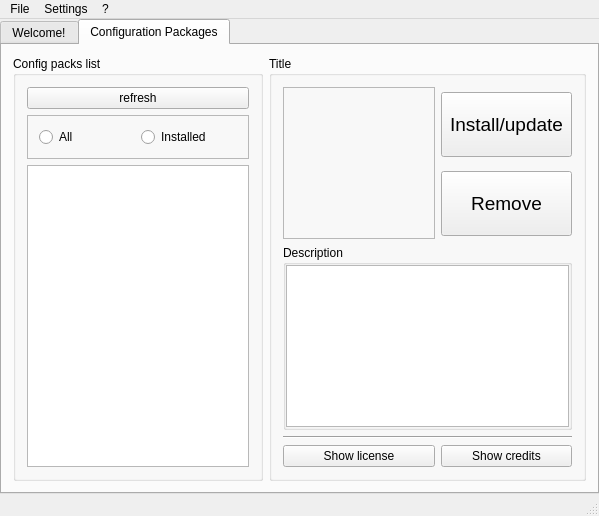
<?xml version="1.0" encoding="UTF-8"?>
<ui version="4.0">
 <class>MainWindow</class>
 <widget class="QMainWindow" name="MainWindow">
  <property name="geometry">
   <rect>
    <x>0</x>
    <y>0</y>
    <width>599</width>
    <height>516</height>
   </rect>
  </property>
  <property name="windowTitle">
   <string>PGE Content manager</string>
  </property>
  <widget class="QWidget" name="centralWidget">
   <layout class="QGridLayout" name="gridLayout_8">
    <property name="leftMargin">
     <number>0</number>
    </property>
    <property name="topMargin">
     <number>0</number>
    </property>
    <property name="rightMargin">
     <number>0</number>
    </property>
    <property name="bottomMargin">
     <number>0</number>
    </property>
    <property name="spacing">
     <number>0</number>
    </property>
    <item row="0" column="0">
     <widget class="QMenuBar" name="menuBar">
      <widget class="QMenu" name="menuFile">
       <property name="title">
        <string>File</string>
       </property>
       <addaction name="actionExit"/>
      </widget>
      <widget class="QMenu" name="menuSettings">
       <property name="title">
        <string>Settings</string>
       </property>
       <addaction name="actionConnection"/>
       <addaction name="actionRepositories"/>
      </widget>
      <widget class="QMenu" name="menu">
       <property name="title">
        <string>?</string>
       </property>
       <addaction name="actionHelp"/>
       <addaction name="actionAbout"/>
      </widget>
      <addaction name="menuFile"/>
      <addaction name="menuSettings"/>
      <addaction name="menu"/>
     </widget>
    </item>
    <item row="1" column="0">
     <widget class="QTabWidget" name="tabs">
      <property name="currentIndex">
       <number>1</number>
      </property>
      <widget class="QWidget" name="welcome">
       <attribute name="title">
        <string>Welcome!</string>
       </attribute>
       <layout class="QGridLayout" name="gridLayout_6">
        <item row="2" column="1">
         <widget class="QPushButton" name="config_packs">
          <property name="minimumSize">
           <size>
            <width>146</width>
            <height>65</height>
           </size>
          </property>
          <property name="font">
           <font>
            <pointsize>12</pointsize>
           </font>
          </property>
          <property name="text">
           <string>Manage Configuration packages</string>
          </property>
         </widget>
        </item>
        <item row="1" column="0" colspan="3">
         <widget class="QLabel" name="label">
          <property name="minimumSize">
           <size>
            <width>0</width>
            <height>226</height>
           </size>
          </property>
          <property name="font">
           <font>
            <pointsize>17</pointsize>
           </font>
          </property>
          <property name="text">
           <string>Welcome to content manager of
Platform Game Engine!</string>
          </property>
          <property name="alignment">
           <set>Qt::AlignCenter</set>
          </property>
         </widget>
        </item>
        <item row="2" column="2">
         <spacer name="horizontalSpacer_2">
          <property name="orientation">
           <enum>Qt::Horizontal</enum>
          </property>
          <property name="sizeHint" stdset="0">
           <size>
            <width>40</width>
            <height>20</height>
           </size>
          </property>
         </spacer>
        </item>
        <item row="2" column="0">
         <spacer name="horizontalSpacer">
          <property name="orientation">
           <enum>Qt::Horizontal</enum>
          </property>
          <property name="sizeHint" stdset="0">
           <size>
            <width>40</width>
            <height>20</height>
           </size>
          </property>
         </spacer>
        </item>
        <item row="3" column="0" colspan="3">
         <spacer name="verticalSpacer">
          <property name="orientation">
           <enum>Qt::Vertical</enum>
          </property>
          <property name="sizeHint" stdset="0">
           <size>
            <width>20</width>
            <height>40</height>
           </size>
          </property>
         </spacer>
        </item>
       </layout>
      </widget>
      <widget class="QWidget" name="configpacks">
       <attribute name="title">
        <string>Configuration Packages</string>
       </attribute>
       <layout class="QGridLayout" name="gridLayout_7" columnstretch="2,98">
        <item row="0" column="0">
         <widget class="QGroupBox" name="groupBox">
          <property name="minimumSize">
           <size>
            <width>250</width>
            <height>0</height>
           </size>
          </property>
          <property name="title">
           <string>Config packs list</string>
          </property>
          <layout class="QGridLayout" name="gridLayout">
           <item row="0" column="0">
            <widget class="QPushButton" name="refresh">
             <property name="text">
              <string>refresh</string>
             </property>
            </widget>
           </item>
           <item row="3" column="0">
            <widget class="QListWidget" name="listWidget"/>
           </item>
           <item row="1" column="0">
            <widget class="QFrame" name="frame_2">
             <property name="minimumSize">
              <size>
               <width>0</width>
               <height>31</height>
              </size>
             </property>
             <property name="frameShape">
              <enum>QFrame::StyledPanel</enum>
             </property>
             <property name="frameShadow">
              <enum>QFrame::Raised</enum>
             </property>
             <layout class="QGridLayout" name="gridLayout_5">
              <item row="0" column="0">
               <widget class="QRadioButton" name="showAll">
                <property name="text">
                 <string>All</string>
                </property>
               </widget>
              </item>
              <item row="0" column="1">
               <widget class="QRadioButton" name="showInstalled">
                <property name="text">
                 <string>Installed</string>
                </property>
               </widget>
              </item>
             </layout>
            </widget>
           </item>
          </layout>
         </widget>
        </item>
        <item row="0" column="1">
         <widget class="QGroupBox" name="groupBox_4">
          <property name="title">
           <string>Title</string>
          </property>
          <layout class="QGridLayout" name="gridLayout_4">
           <item row="0" column="1">
            <widget class="QPushButton" name="install">
             <property name="minimumSize">
              <size>
               <width>0</width>
               <height>65</height>
              </size>
             </property>
             <property name="font">
              <font>
               <pointsize>14</pointsize>
              </font>
             </property>
             <property name="text">
              <string notr="true">Install/update</string>
             </property>
            </widget>
           </item>
           <item row="2" column="0" colspan="2">
            <widget class="QGroupBox" name="groupBox_3">
             <property name="title">
              <string>Description</string>
             </property>
             <layout class="QGridLayout" name="gridLayout_3">
              <property name="leftMargin">
               <number>0</number>
              </property>
              <property name="topMargin">
               <number>0</number>
              </property>
              <property name="rightMargin">
               <number>0</number>
              </property>
              <property name="bottomMargin">
               <number>0</number>
              </property>
              <property name="spacing">
               <number>0</number>
              </property>
              <item row="0" column="0">
               <widget class="QPlainTextEdit" name="plainTextEdit"/>
              </item>
             </layout>
            </widget>
           </item>
           <item row="0" column="0" rowspan="2">
            <widget class="QFrame" name="frame">
             <property name="frameShape">
              <enum>QFrame::StyledPanel</enum>
             </property>
             <property name="frameShadow">
              <enum>QFrame::Raised</enum>
             </property>
             <layout class="QGridLayout" name="gridLayout_2">
              <property name="leftMargin">
               <number>0</number>
              </property>
              <property name="topMargin">
               <number>0</number>
              </property>
              <property name="rightMargin">
               <number>0</number>
              </property>
              <property name="bottomMargin">
               <number>0</number>
              </property>
              <property name="spacing">
               <number>0</number>
              </property>
              <item row="0" column="0">
               <widget class="QLabel" name="label_2">
                <property name="minimumSize">
                 <size>
                  <width>150</width>
                  <height>150</height>
                 </size>
                </property>
                <property name="text">
                 <string/>
                </property>
               </widget>
              </item>
             </layout>
            </widget>
           </item>
           <item row="3" column="0" colspan="2">
            <widget class="Line" name="line">
             <property name="orientation">
              <enum>Qt::Horizontal</enum>
             </property>
            </widget>
           </item>
           <item row="4" column="0">
            <widget class="QPushButton" name="show_license">
             <property name="text">
              <string>Show license</string>
             </property>
            </widget>
           </item>
           <item row="4" column="1">
            <widget class="QPushButton" name="show_credits">
             <property name="text">
              <string>Show credits</string>
             </property>
            </widget>
           </item>
           <item row="1" column="1">
            <widget class="QPushButton" name="pushButton">
             <property name="minimumSize">
              <size>
               <width>0</width>
               <height>65</height>
              </size>
             </property>
             <property name="font">
              <font>
               <pointsize>14</pointsize>
              </font>
             </property>
             <property name="text">
              <string>Remove</string>
             </property>
            </widget>
           </item>
          </layout>
         </widget>
        </item>
       </layout>
      </widget>
     </widget>
    </item>
   </layout>
   <action name="actionExit">
    <property name="text">
     <string>Exit</string>
    </property>
   </action>
   <action name="actionConnection">
    <property name="text">
     <string>Connection</string>
    </property>
   </action>
   <action name="actionRepositories">
    <property name="text">
     <string>Repositories list</string>
    </property>
   </action>
   <action name="actionAbout">
    <property name="text">
     <string>About</string>
    </property>
   </action>
   <action name="actionHelp">
    <property name="text">
     <string>Help</string>
    </property>
   </action>
  </widget>
  <widget class="QStatusBar" name="statusBar"/>
 </widget>
 <layoutdefault spacing="6" margin="11"/>
 <resources/>
 <connections/>
</ui>
